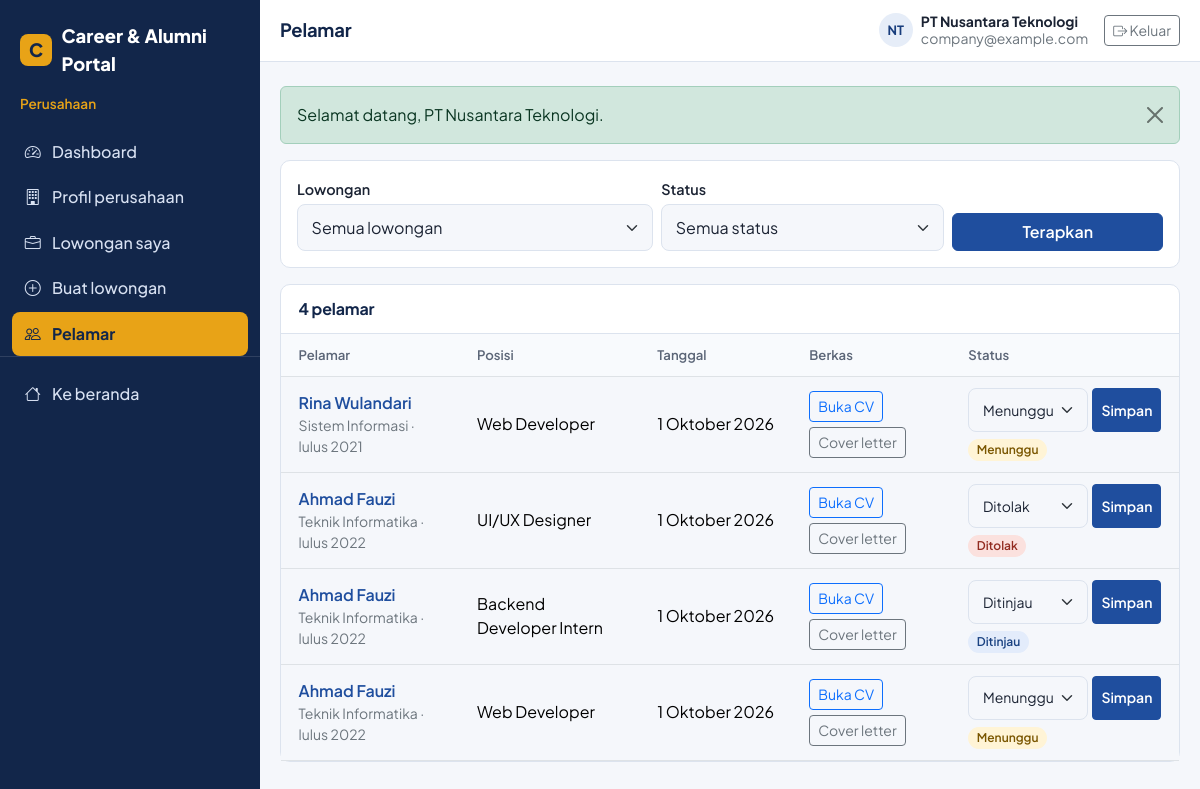
Page /applicants.php (signed in) on the committed database.
### tables this page shows
CREATE TABLE job_applications (
  id INT UNSIGNED AUTO_INCREMENT PRIMARY KEY,
  job_id INT UNSIGNED NOT NULL,
  alumni_id INT UNSIGNED NOT NULL,
  cv_file VARCHAR(255) NOT NULL,
  cover_letter TEXT NULL,
  status ENUM('pending','reviewed','accepted','rejected') NOT NULL DEFAULT 'pending',
  created_at TIMESTAMP NOT NULL DEFAULT CURRENT_TIMESTAMP,
  updated_at TIMESTAMP NOT NULL DEFAULT CURRENT_TIMESTAMP ON UPDATE CURRENT_TIMESTAMP,
  CONSTRAINT fk_app_job FOREIGN KEY (job_id) REFERENCES jobs(id) ON DELETE CASCADE,
  CONSTRAINT fk_app_alumni FOREIGN KEY (alumni_id) REFERENCES alumni(id) ON DELETE CASCADE,
  UNIQUE KEY uq_app_job_alumni (job_id, alumni_id),
  INDEX idx_app_status (status)
);

CREATE TABLE alumni (
  id INT UNSIGNED AUTO_INCREMENT PRIMARY KEY,
  user_id INT UNSIGNED NOT NULL UNIQUE,
  full_name VARCHAR(150) NOT NULL,
  nim VARCHAR(30) NULL UNIQUE,
  phone VARCHAR(20) NULL,
  graduation_year YEAR NULL,
  study_program VARCHAR(100) NULL,
  faculty VARCHAR(100) NULL,
  address TEXT NULL,
  photo VARCHAR(255) NULL,
  employment_status ENUM('bekerja','wirausaha','studi_lanjut','mencari_kerja') NULL,
  company_name VARCHAR(150) NULL,
  position VARCHAR(100) NULL,
  linkedin VARCHAR(255) NULL,
  bio TEXT NULL,
  verification_status ENUM('pending','verified','rejected') NOT NULL DEFAULT 'pending',
  created_at TIMESTAMP NOT NULL DEFAULT CURRENT_TIMESTAMP,
  updated_at TIMESTAMP NOT NULL DEFAULT CURRENT_TIMESTAMP ON UPDATE CURRENT_TIMESTAMP,
  CONSTRAINT fk_alumni_user FOREIGN KEY (user_id) REFERENCES users(id) ON DELETE CASCADE,
  INDEX idx_alumni_year (graduation_year),
  INDEX idx_alumni_verif (verification_status)
);

CREATE TABLE jobs (
  id INT UNSIGNED AUTO_INCREMENT PRIMARY KEY,
  company_id INT UNSIGNED NOT NULL,
  category_id INT UNSIGNED NOT NULL,
  title VARCHAR(150) NOT NULL,
  description TEXT NOT NULL,
  requirements TEXT NOT NULL,
  location VARCHAR(100) NOT NULL,
  job_type ENUM('full-time','part-time','internship','contract') NOT NULL,
  salary VARCHAR(100) NULL,
  deadline DATE NOT NULL,
  status ENUM('open','closed') NOT NULL DEFAULT 'open',
  created_at TIMESTAMP NOT NULL DEFAULT CURRENT_TIMESTAMP,
  updated_at TIMESTAMP NOT NULL DEFAULT CURRENT_TIMESTAMP ON UPDATE CURRENT_TIMESTAMP,
  CONSTRAINT fk_jobs_company FOREIGN KEY (company_id) REFERENCES companies(id) ON DELETE CASCADE,
  CONSTRAINT fk_jobs_category FOREIGN KEY (category_id) REFERENCES job_categories(id) ON DELETE RESTRICT,
  INDEX idx_jobs_location (location),
  INDEX idx_jobs_type (job_type),
  INDEX idx_jobs_status_deadline (status, deadline)
);

### config/auth.php (called while the page is built, shortened)
<?php
require_once __DIR__ . '/database.php';
require_once __DIR__ . '/helpers.php';
function is_logged_in(): bool
{
    return isset($_SESSION['user']['id']);
}
function current_company_id(): ?int
{
    $stmt = db()->prepare('SELECT id FROM companies WHERE user_id = ?');
    $stmt->execute([$_SESSION['user']['id']]);
    $id = $stmt->fetchColumn();
    return $id ? (int) $id : null;
}

### config/database.php (called while the page is built, shortened)
<?php
function db(): PDO
{
    static $pdo = null;
    if ($pdo === null) {
        $dsn = 'mysql:host=' . DB_HOST . ';dbname=' . DB_NAME . ';charset=' . DB_CHARSET;
        try {
            $pdo = new PDO($dsn, DB_USER, DB_PASS, [
                PDO::ATTR_ERRMODE            => PDO::ERRMODE_EXCEPTION,
                PDO::ATTR_DEFAULT_FETCH_MODE => PDO::FETCH_ASSOC,
                PDO::ATTR_EMULATE_PREPARES   => false,
            ]);
        } catch (PDOException $e) {
            error_log('DB connection failed: ' . $e->getMessage());
            http_response_code(500);
            exit('Koneksi database gagal. Pastikan MySQL di XAMPP sudah berjalan, database sudah diimport, dan config/database.php sudah benar.');
        }
    }
    return $pdo;
}
function db_all(string $sql, array $params = []): array
{
    $stmt = db()->prepare($sql);
    $stmt->execute($params);
    return $stmt->fetchAll();
}
function db_scalar(string $sql, array $params = [])
{
    $stmt = db()->prepare($sql);
    $stmt->execute($params);
    return $stmt->fetchColumn();
}

### applicants.php (the view, shortened to what this page needs)
<?php
require_once __DIR__ . '/../config/auth.php';
$companyId = (int) current_company_id();
$statuses  = ['pending', 'reviewed', 'accepted', 'rejected'];
$jobFilter    = filter_input(INPUT_GET, 'job_id', FILTER_VALIDATE_INT) ?: 0;
$statusFilter = in_array($_GET['status'] ?? '', $statuses, true) ? $_GET['status'] : '';
$page         = max(1, (int) ($_GET['page'] ?? 1));
$where  = ['j.company_id = ?'];
$params = [$companyId];
$whereSql = implode(' AND ', $where);
$from = 'FROM job_applications ap JOIN jobs j ON j.id = ap.job_id JOIN alumni a ON a.id = ap.alumni_id';
$perPage = 15;
$total   = (int) db_scalar("SELECT COUNT(*) $from WHERE $whereSql", $params);
$pages   = max(1, (int) ceil($total / $perPage));
$page    = min($page, $pages);
$offset  = ($page - 1) * $perPage;
$rows = db_all("SELECT ap.id, ap.status, ap.cover_letter, ap.created_at, j.title AS job_title,
                       a.id AS alumni_id, a.full_name, a.study_program, a.graduation_year, a.verification_status
                $from WHERE $whereSql
                ORDER BY ap.created_at DESC, ap.id DESC
                LIMIT $perPage OFFSET $offset", $params);
$statusLabels = ['pending' => 'Menunggu', 'reviewed' => 'Ditinjau', 'accepted' => 'Diterima', 'rejected' => 'Ditolak'];
include __DIR__ . '/../components/head.php';
include __DIR__ . '/../components/sidebar.php';
?>
<form method="get" class="filter-bar mb-3">
  <div class="row g-2 align-items-end">
    <div class="col-md-5">
      <label for="job_id" class="form-label small mb-1">Lowongan</label>
      <select class="form-select" id="job_id" name="job_id">
        <option value="">Semua lowongan</option>
      </select>
    </div>
    <div class="col-md-4">
      <label for="status" class="form-label small mb-1">Status</label>
      <select class="form-select" id="status" name="status">
        <option value="">Semua status</option>
      </select>
    </div>
    <div class="col-md-3 d-grid"><button class="btn btn-primary" type="submit">Terapkan</button></div>
  </div>
</form>
<div class="panel">
  <div class="panel-head"><h2><?= e($total) ?> pelamar</h2></div>
  <?php if (!$rows): ?>
    <div class="empty-state"><i class="bi bi-inbox"></i>Belum ada pelamar<?= ($jobFilter || $statusFilter) ? ' untuk filter ini' : '' ?>.</div>
  <?php else: ?>
    <div class="table-responsive">
      <table class="table table-clean">
        <thead><tr><th>Pelamar</th><th>Posisi</th><th>Tanggal</th><th>Berkas</th><th>Status</th></tr></thead>
        <tbody>
        <?php foreach ($rows as $r): ?>
          <tr>
            <td>
              <a class="fw-semibold text-decoration-none" href="<?= e(url('alumni/profile-view.php?id=' . (int) $r['alumni_id'])) ?>"><?= e($r['full_name']) ?></a>
              <div class="small text-secondary"><?= e($r['study_program'] ?: '-') ?><?= $r['graduation_year'] ? ' &middot; lulus ' . e($r['graduation_year']) : '' ?></div>
            </td>
            <td><?= e($r['job_title']) ?></td>
            <td class="text-nowrap"><?= e(date_id($r['created_at'])) ?></td>
            <td>
              <div class="table-actions justify-content-start">
                <a class="btn btn-outline-primary btn-sm" href="<?= e(url('api/cv.php?id=' . (int) $r['id'])) ?>" target="_blank" rel="noopener">Buka CV</a>
                <button type="button" class="btn btn-outline-secondary btn-sm" data-bs-toggle="modal" data-bs-target="#letterModal"
                        data-name="<?= e($r['full_name']) ?>" data-letter="<?= e($r['cover_letter'] ?: '(Tidak ada cover letter)') ?>">Cover letter</button>
              </div>
            </td>
            <td>
              <form method="post" class="d-flex gap-1 m-0">
                <select class="form-select form-select-sm" id="st-<?= (int) $r['id'] ?>" name="status" style="min-width: 120px;">
                  <?php foreach ($statusLabels as $k => $lbl): ?>
                    <option value="<?= e($k) ?>" <?= $r['status'] === $k ? 'selected' : '' ?>><?= e($lbl) ?></option>
                  <?php endforeach; ?>
                </select>
                <button type="submit" class="btn btn-primary btn-sm">Simpan</button>
              </form>
              <div class="mt-1"><?= status_badge($r['status']) ?></div>
            </td>
          </tr>
        <?php endforeach; ?>
        </tbody>
      </table>
    </div>
  <?php endif; ?>
</div>
<?php include __DIR__ . '/../components/dash_end.php'; ?>

### config/helpers.php (shortened to what this page needs)
<?php
function e($value): string
{
    return htmlspecialchars((string) $value, ENT_QUOTES | ENT_SUBSTITUTE, 'UTF-8');
}
function url(string $path = ''): string
{
    return BASE_URL . '/' . ltrim($path, '/');
}
function render_flashes(): string
{
    $html = '';
    foreach ($_SESSION['flash'] ?? [] as $f) {
        $html .= '<div class="alert alert-' . e($f['type']) . ' alert-dismissible fade show" role="alert">'
              .  e($f['message'])
              .  '<button type="button" class="btn-close" data-bs-dismiss="alert" aria-label="Tutup"></button></div>';
    }
    return $html;
}
function date_id(?string $date): string
{
    $ts = $date ? strtotime($date) : false;
    $bulan = ['Januari', 'Februari', 'Maret', 'April', 'Mei', 'Juni', 'Juli', 'Agustus', 'September', 'Oktober', 'November', 'Desember'];
    return date('j', $ts) . ' ' . $bulan[(int) date('n', $ts) - 1] . ' ' . date('Y', $ts);
}
function status_badge(string $status): string
{
    $labels = [
        'pending'  => 'Menunggu',  'reviewed' => 'Ditinjau',
        'accepted' => 'Diterima',  'rejected' => 'Ditolak',
        'verified' => 'Terverifikasi',
        'open'     => 'Dibuka',    'closed'   => 'Ditutup',    'expired' => 'Kedaluwarsa',
    ];
    return '<span class="badge status-' . e($status) . '">' . e($labels[$status] ?? $status) . '</span>';
}

### assets/css/style.css (style rules this page uses)
:root { --navy: #12264a; --blue: #1f4e9e; --blue-dark: #183d7c; --gold: #e8a317; --surface: #f5f7fb; --card: #ffffff; --line: #dce3ee; --ink: #1b2333; --muted: #5b6577; --success: #1e8e5a; --danger: #c0392b; --radius: 10px; --bs-primary: var(--blue); --bs-body-font-family: 'Plus Jakarta Sans', system-ui, -apple-system, 'Segoe UI', sans-serif; --bs-body-color: var(--ink); --bs-body-bg: var(--surface); }
body { font-family: var(--bs-body-font-family); color: var(--ink); background: var(--surface); }
h1, h2, h3, h4, h5 { color: var(--navy); font-weight: 700; letter-spacing: -0.01em; }
a { color: var(--blue); }
.btn-primary { --bs-btn-bg: var(--blue); --bs-btn-border-color: var(--blue); --bs-btn-hover-bg: var(--blue-dark); --bs-btn-hover-border-color: var(--blue-dark); --bs-btn-active-bg: var(--blue-dark); --bs-btn-active-border-color: var(--blue-dark); font-weight: 600; }
.form-control, .form-select { border-color: var(--line); border-radius: 8px; padding: .65rem .85rem; }
.form-label { font-weight: 600; font-size: .9rem; }
.badge[class*="status-"] { font-weight: 600; padding: .4em .7em; border-radius: 999px; }
.status-pending { background: #fff4d6; color: #7a5600; }
.status-reviewed { background: #e3ecfb; color: #1b4382; }
.status-rejected, .status-closed, .status-expired { background: #fbe1de; color: #922b20; }
.panel { background: #fff; border: 1px solid var(--line); border-radius: var(--radius); }
.panel-head { padding: .9rem 1.1rem; border-bottom: 1px solid var(--line); display: flex; justify-content: space-between; align-items: center; gap: 1rem; }
.panel-head h2 { font-size: 1rem; margin: 0; }
.table-clean { margin: 0; }
.table-clean th { font-size: .82rem; color: var(--muted); font-weight: 600; background: #f8fafd; white-space: nowrap; }
.table-clean td, .table-clean th { padding: .7rem 1.1rem; vertical-align: middle; }
.filter-bar { background: #fff; border: 1px solid var(--line); border-radius: var(--radius); padding: 1rem; }
.table-actions { display: flex; gap: .35rem; justify-content: flex-end; flex-wrap: wrap; }

### rows in the picture
job_applications: alumni.full_name "Rina Wulandari", alumni.study_program "Sistem Informasi", alumni.graduation_year "2021", job.title "Web Developer", created_at "1 Oktober 2026", status "Menunggu"
job_applications: alumni.full_name "Ahmad Fauzi", alumni.study_program "Teknik Informatika", alumni.graduation_year "2022", job.title "UI/UX Designer", created_at "1 Oktober 2026", status "Ditolak"
job_applications: alumni.full_name "Ahmad Fauzi", alumni.study_program "Teknik Informatika", alumni.graduation_year "2022", job.title "Backend Developer Intern", created_at "1 Oktober 2026", status "Ditinjau"
job_applications: alumni.full_name "Ahmad Fauzi", alumni.study_program "Teknik Informatika", alumni.graduation_year "2022", job.title "Web Developer", created_at "1 Oktober 2026", status "Menunggu"

### other values in the picture
APP_NAME "Career & Alumni Portal"
$roleLabels[$sbRole] "Perusahaan"
$label "Dashboard"
$label "Profil perusahaan"
$label "Lowongan saya"
$label "Buat lowongan"
$label "Pelamar"
$pageTitle "Pelamar"
initials($sbUser['name']) "NT"
$sbUser['name'] "PT Nusantara Teknologi"
$sbUser['email'] "company@example.com"
$f['message'] "Selamat datang, PT Nusantara Teknologi."
$total "4"
